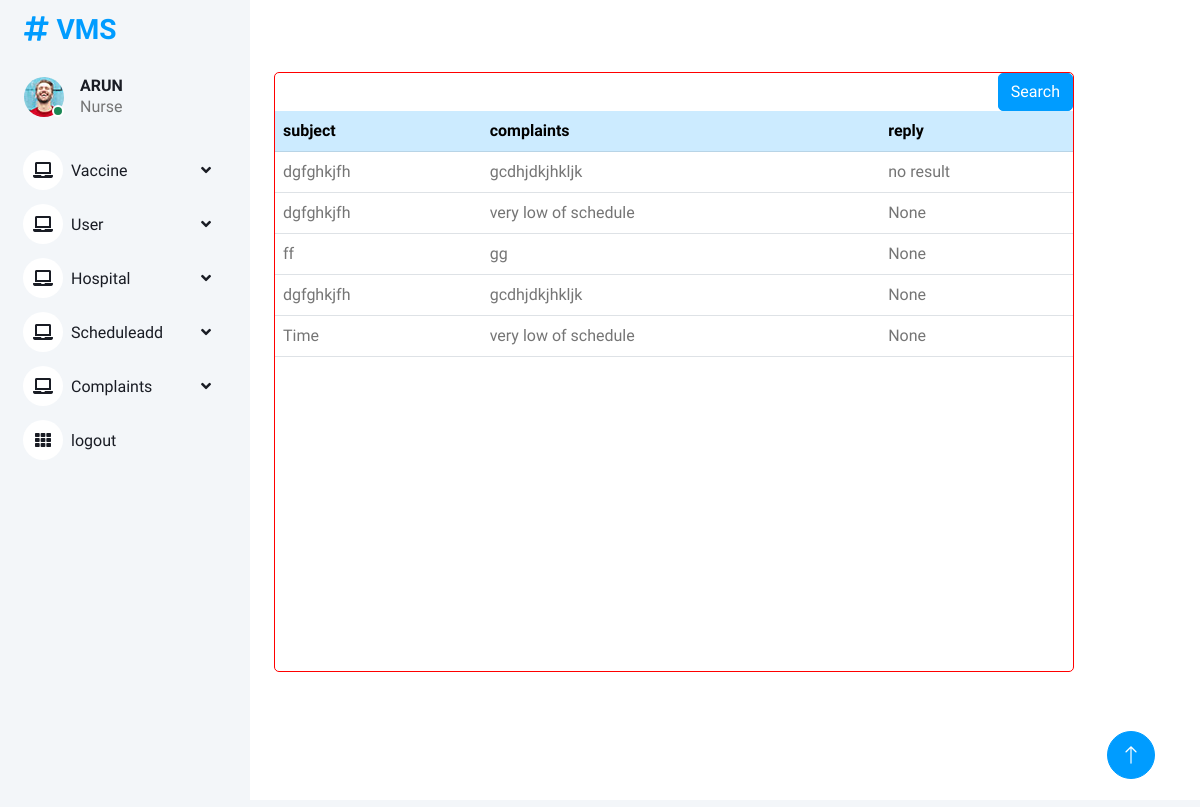
The app's page /complaint_viewn/ with its own data.
### vmsapp/models.py (models this page shows)
class Complaint(models.Model):
    type = models.ForeignKey(vaccination,on_delete=models.DO_NOTHING)
    subject =models.CharField(max_length=250)
    complaints =models.CharField(max_length=250)
    date =models.DateField()
    reply =models.CharField(max_length=250,blank=True,null=True)

### vmsapp/nurse_views.py (the view)
# urls.py: path('complaint_viewn/',nurse_views.complaint_viewn,name='complaint_viewn'),
def complaint_viewn(request):
    new = Complaint.objects.all()
    return render(request, 'nursetemp/complaint_viewn.html', {'new': new})

### templates/nursetemp/complaint_viewn.html (shortened to what this page needs)
{% extends 'nursetemp/base.html' %}
{% load crispy_forms_tags %}
{% block content %}
<div class="card mx-auto mt-5
" style="width: 800px; height:600px; border:1px solid red"  >
  <div class="row">
  <div class="col-lg-6 "></div>
  <div class="col-lg-6">
    <form method="get" class="form-inline" style="float:right;">
      <div class="input-group">
        <div class="input-group-append">
          <button class="btn btn-primary" type="submit">Search</button>
        </div>
      </div>
    </form>
  </div>
  </div>
<table class="table">
  <tbody>
  <tr class="table-primary">
    <th>subject</th>
    <th>complaints</th>
    <th>reply</th>
  </tr>
  {% for i in new %}
    <tr>
      <td>{{i.subject}}</td>
      <td>{{i.complaints}}</td>
      <td>{{i.reply}}</td>
    </tr>
    {% empty %}
  <tr>
    <td colspan="7"><h3>No Results Found</h3></td>
  </tr>
  {% endfor %}
  </tbody>
</table>
</div>
{% endblock %}

### static/Admindashboard/css/style.css (style rules this page uses)
:root { --primary: #009CFF; --light: #F3F6F9; --dark: #191C24; }
.btn { transition: .5s; }
.btn.btn-primary { color: #FFFFFF; }

### records on screen
Complaint: subject "dgfghkjfh", complaints "gcdhjdkjhkljk", reply "no result"
Complaint: subject "dgfghkjfh", complaints "very low of schedule", reply "None"
Complaint: subject "ff", complaints "gg", reply "None"
Complaint: subject "dgfghkjfh", complaints "gcdhjdkjhkljk", reply "None"
Complaint: subject "Time", complaints "very low of schedule", reply "None"
